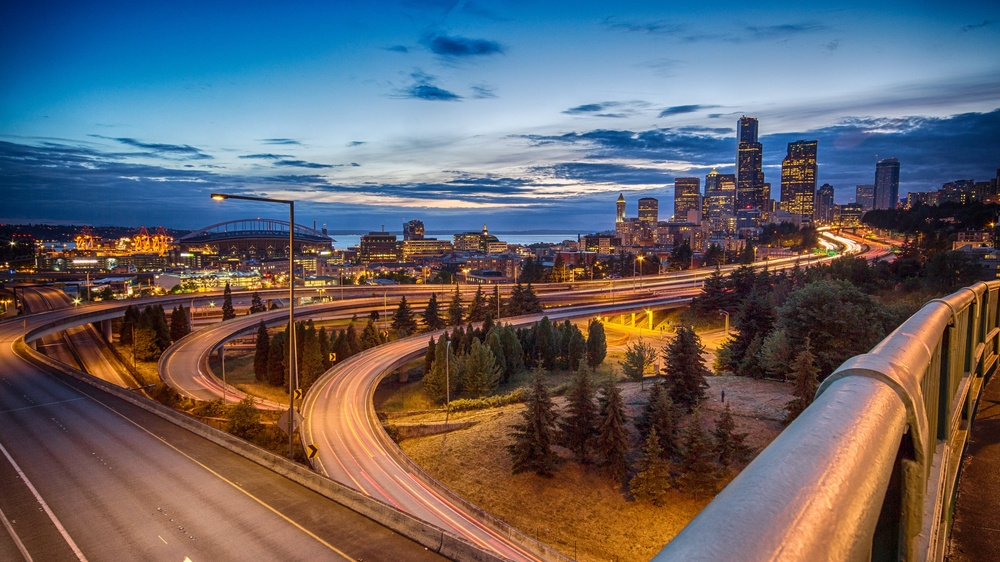
#> input picture openCV/seattle.jpg, 1000 x 562 px, shrunk from 3840 x 2160 before the run, given in place of the camera
$ python motion_detector.py   (older library calls are emulated)
#> lines starting #> are read from the running program, lines starting #| are printed output that depends on the picture
import cv2, time

first_frame = None

video = cv2.VideoCapture(0)

while True:
    check, frame = video.read()
#> frame is the input picture: shape (562, 1000, 3); mean B, G, R 102.8, 97.9, 100.5

    gray = cv2.cvtColor(frame,cv2.COLOR_BGR2GRAY)
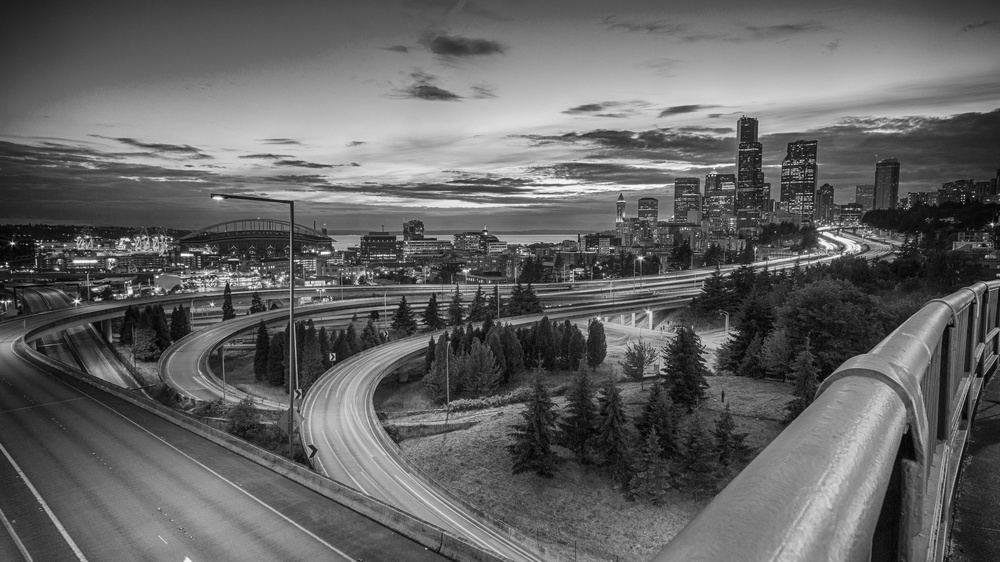
#> gray: shape (562, 1000); min 1, max 253, mean 99.2
    gray = cv2.GaussianBlur(gray,(21,21),0)
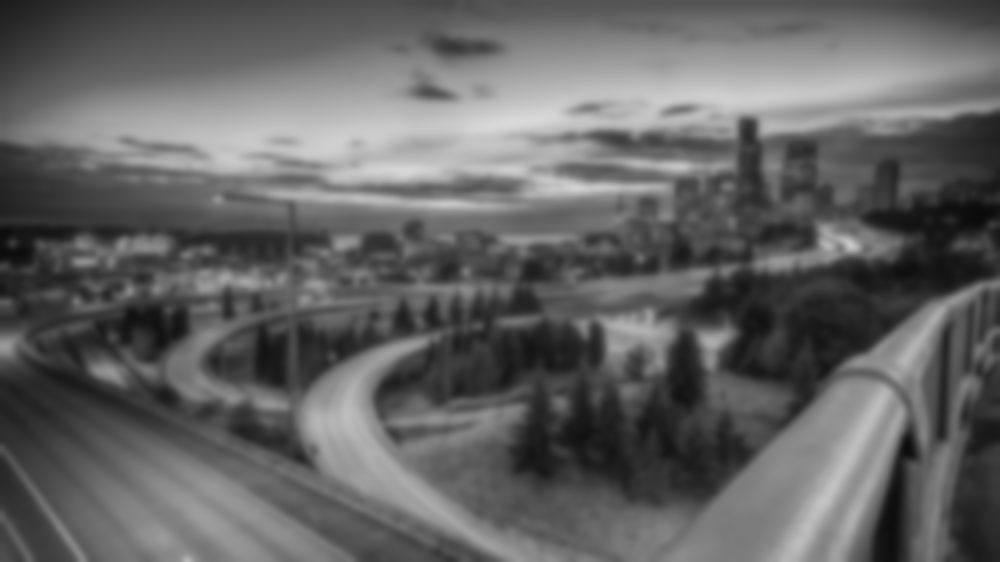
#> gray: shape (562, 1000); min 10, max 217, mean 99.2

    if first_frame is None:
        first_frame = gray #gets grayscale image for first frame of video
        continue # true then will immediately go back to while loop

    delta_frame = cv2.absdiff(first_frame,gray)
    thresh_frame = cv2.threshold(delta_frame, 30, 255, cv2.THRESH_BINARY)[1]
    thresh_frame = cv2.dilate(thresh_frame, None, iterations=2)

    (_,cnts,_) = cv2.findContours(thresh_frame.copy(),cv2.RETR_EXTERNAL, cv2.CHAIN_APPROX_SIMPLE)

    for contour in cnts:
        if cv2.contourArea(contour) < 1000:
            continue

        (x,y,w,h) = cv2.boundingRect(contour)
        cv2.rectangle(frame, (x,y), (x+w, y+h), (0,255,0), 3)

    cv2.imshow("Gray Frame",gray)
    cv2.imshow("Delta Frame",delta_frame)
    cv2.imshow("Thresh Frame",thresh_frame)
    cv2.imshow("Color Frame", frame)

    key = cv2.waitKey(1)
    print(gray)

    if key == ord('q'):
        break

video.release()
#cv2.destroyAllWindows()
#https://stackoverflow.com/questions/28776053/opencv-gtk2-x-error
